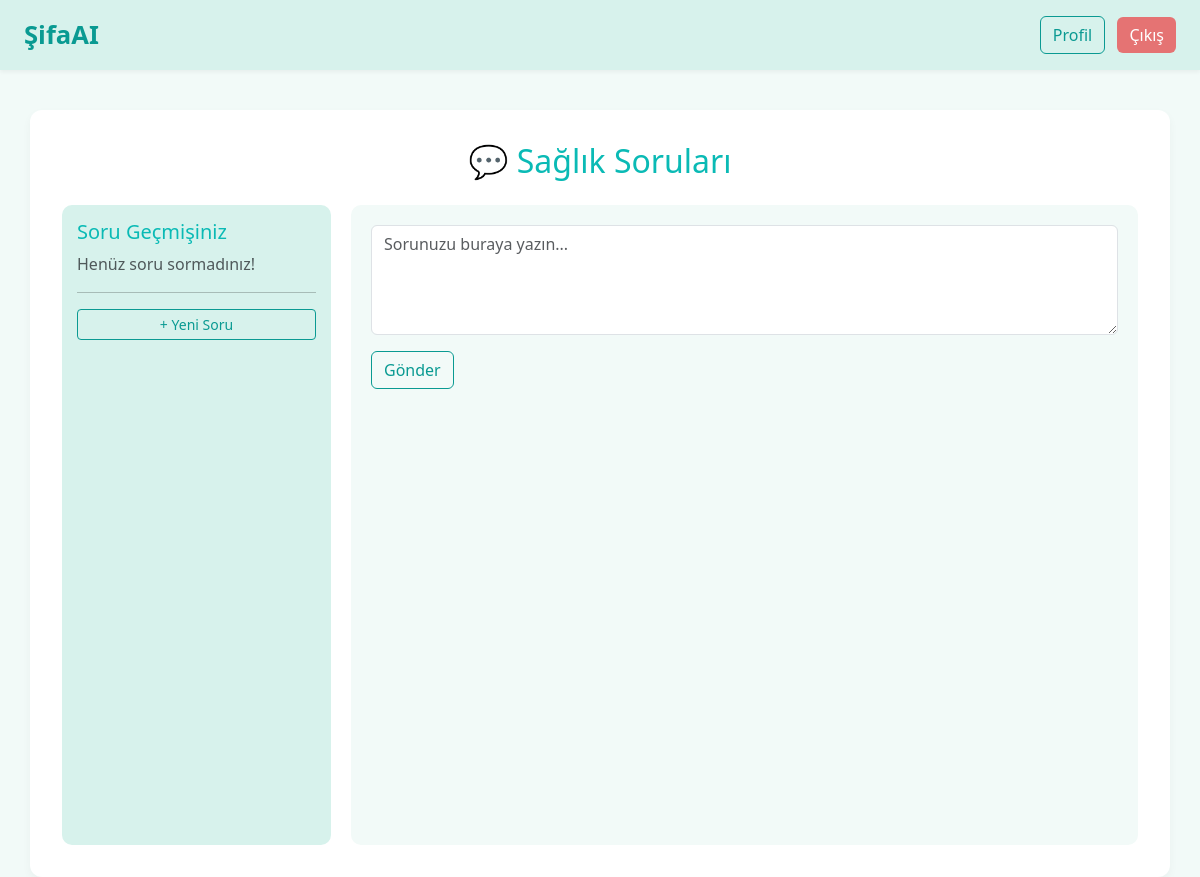
/soru/ (signed in), run on an earlier commit of the app's database.
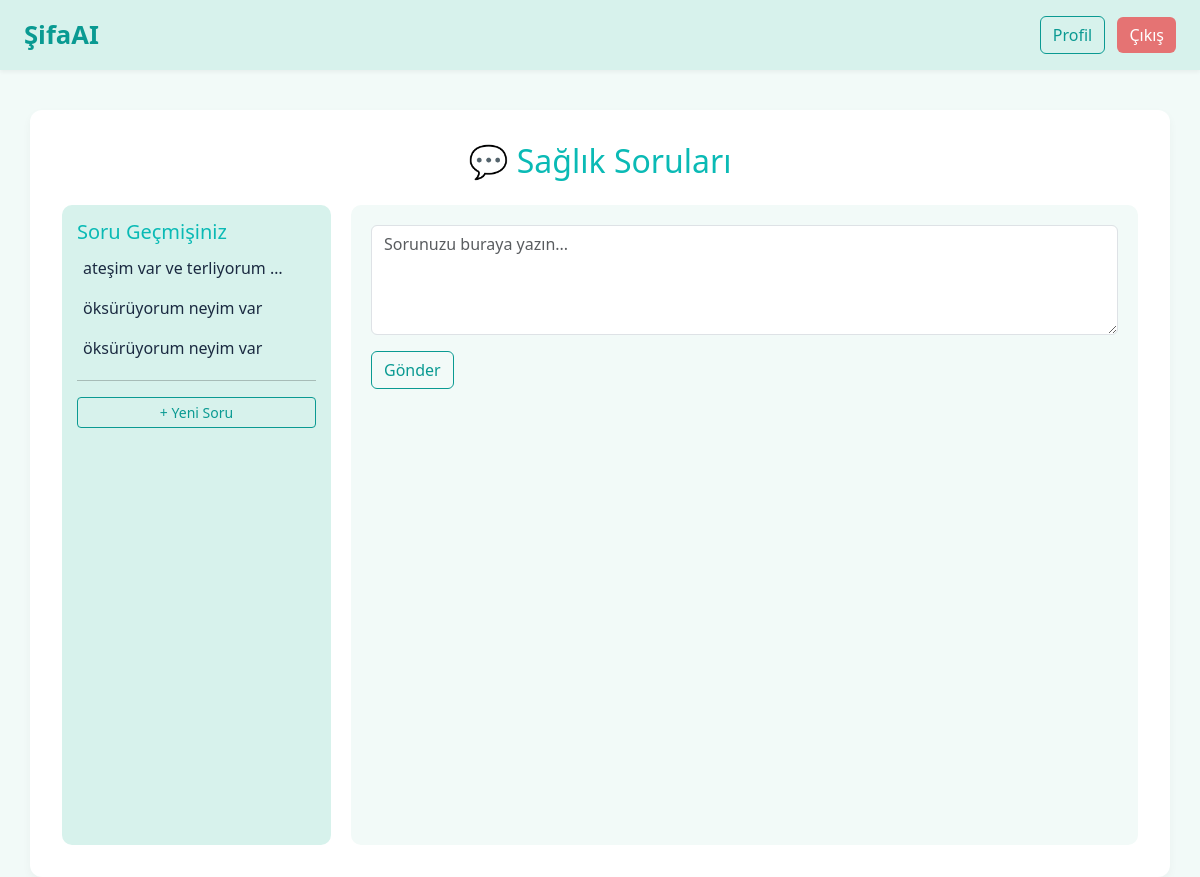
And on a later commit of the database.
### app/models.py (models this page shows, shortened)
class HealthQuestion(models.Model):
    patient = models.ForeignKey(Patient, on_delete=models.CASCADE)
    question_text = models.TextField()
    answer_text = models.TextField(blank=True, null=True)
    created_at = models.DateTimeField(auto_now_add=True)
    question_id = models.AutoField(primary_key=True)
    parent = models.ForeignKey('self', null=True, blank=True, related_name='child_questions', on_delete=models.CASCADE)

### app/views.py (the view, shortened to what this page needs)
# urls.py: path('soru/', views.soru_view, name='soru_sayfasi'),
def soru_view(request):
    patient_id = request.session.get('patient_id')
    if not patient_id:
        return redirect('login')
    patient = Patient.objects.get(pk=patient_id)
    questions = HealthQuestion.objects.filter(
        patient=patient, parent__isnull=True
    ).order_by('-created_at')
    active_question = None
    messages = []
    selected_id = request.GET.get('q')
    for m in messages:
        m.answer_paragraphs = paragraph_cleaning(m.answer_text)
    return render(request, 'servis/soru_sayfasi.html', {
        'questions': questions,
        'active_question': active_question,
        'messages': messages,
    })

### app/templates/servis/soru_sayfasi.html (shortened to what this page needs)
{% extends 'base.html' %}
{% block content %}
<h2 class="mb-4 text-center" style="color:#0ABAB5;">💬 Sağlık Soruları</h2>
<div class="d-flex" style="height:80vh; gap:20px;">
    <div style="flex:0 0 25%; background-color:#D7F2EC; border-radius:10px; padding:15px; overflow-y:auto;">
        <h5 style="color:#0ABAB5;">Soru Geçmişiniz</h5>
        <ul class="list-unstyled question-list">
            {% for q in questions %}
                <li class="mb-2">
                    <a href="?q={{ q.question_id }}" class="text-decoration-none" style="color:#1B2A41;">
                        {{ q.question_text|truncatewords:4 }}
                    </a>
                </li>
            {% empty %}
                <li class="text-muted">Henüz soru sormadınız! </li>
            {% endfor %}
        </ul>
        <hr>
        <a href="{% url 'soru_sayfasi' %}" class="btn btn-sm btn-outline-primary w-100">+ Yeni Soru </a>
    </div>
    <div class="flex-grow-1" style="background-color:#F2FAF8; border-radius:10px; padding:20px; display:flex; flex-direction:column;">
        {% if active_question %}
        <div id="chat-box" style="flex-grow:1; overflow-y:auto; padding-right:10px;">
            {% for msg in messages %}
                <div style="display:flex; justify-content:flex-end; margin-bottom:10px;">
                    <div style="background-color:#D7F2EC; padding:10px 15px; border-radius:10px; max-width:50%; text-align:right;">
                        {{ msg.question_text }}
                    </div>
                </div>
                {% if msg.answer_paragraphs %}
                <div style="display:flex; justify-content:flex-start; margin-bottom:20px;">
                    <div style="background-color:#F0F0F0; padding:12px 16px; border-radius:10px; max-width:70%; line-height:1.6; text-align:left;">
                        {% for p in msg.answer_paragraphs %}
                            <p style="margin-bottom:8px;">{{ p }}</p>
                        {% endfor %}
                    </div>
                </div>
                {% endif %}
            {% endfor %}
        </div>
        <form method="post" style="display:flex; gap:10px; margin-top:10px;">
            {% csrf_token %}
            <input type="hidden" name="parent_id" value="{{ active_question.question_id }}">
            <textarea name="soru" class="form-control" rows="2" placeholder="Yeni soru yazın..."></textarea>
            <button type="submit" class="btn btn-outline-primary">Gönder</button>
        </form>
        {% else %}
            <form method="post" class="w-100">
                <div class="mb-3">
                    <textarea name="soru" class="form-control" rows="4" placeholder="Sorunuzu buraya yazın..."></textarea>
                </div>
                <button type="submit" class="btn btn-outline-primary">Gönder</button>
            </form>
        {% endif %}
    </div>
</div>
{% endblock %}

### app/templates/base.html (shortened to what this page needs)
{% load static %}
<!DOCTYPE html>
<html lang="tr">
<head>
  <link href="https://cdn.jsdelivr.net/npm/bootstrap@5.3.2/dist/css/bootstrap.min.css" rel="stylesheet">
</head>
<body>
<nav class="navbar navbar-expand-lg navbar-custom px-4 py-3">
  <a class="logo-text" href="{% url 'dashboard' %}">ŞifaAI</a>
  <div class="ms-auto">
    <a href="{% url 'profile' %}" class="btn btn-outline-primary me-2">Profil</a>
    <a href="{% url 'logout' %}" class="btn btn-danger">Çıkış</a>
  </div>
</nav>
<div class="container">
  {% block content %}
  {% endblock %}
</div>
</body>
</html>

### app/templates/base.html (style rules this page uses)
body { background-color: #F2FAF8; color: #1A1A1A; font-family: 'Segoe UI', sans-serif; }
.navbar-custom { background-color: #D7F2EC; box-shadow: 0 2px 4px rgba(0,0,0,0.05); }
.logo-text { font-size: 1.6rem; font-weight: 600; color: #0A9A92 !important; text-decoration: none; }
.btn-outline-primary { border-color: #0A9A92; color: #0A9A92; }
.btn-danger { background-color: #E57373; border: none; }
.container { background-color: white; padding: 2rem; border-radius: 12px; box-shadow: 0 4px 10px rgba(0,0,0,0.04); margin-top: 40px; }
a { color: #0A9A92; text-decoration: none; }

### app/templates/servis/soru_sayfasi.html (style rules this page uses)
.question-list li a { display: block; padding: 4px 6px; color: #1B2A41; text-decoration: none; }

What changed in the data, as far as the page shows it:
added HealthQuestion: question_text "ateşim var ve terliyorum …"
added HealthQuestion: question_text "öksürüyorum neyim var"
added HealthQuestion: question_text "öksürüyorum neyim var"
Also different on the page:
text no longer shown: "Henüz soru sormadınız!"
